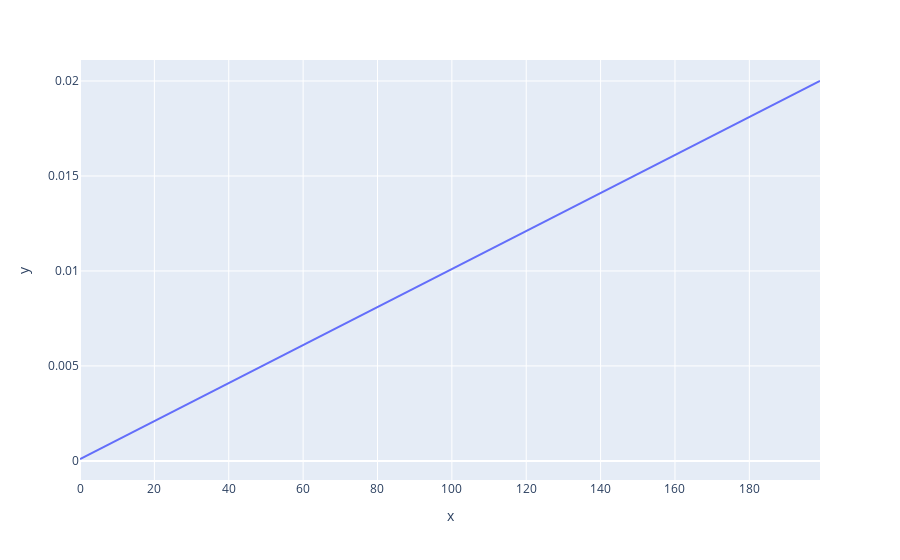

Source (notebook cell):
### Code cell
def linear_schedule(max_steps: int, min_noise: float = 0.0001, max_noise: float = 0.02) -> torch.Tensor:
    '''
    Return the forward process variances as in the paper.

    max_steps: total number of steps of noise addition
    out: shape (step=max_steps, ) the amount of noise at each step
    '''
    betas = torch.linspace(min_noise, max_noise, max_steps)
    return betas

if MAIN:
    betas = linear_schedule(max_steps=200)

    '''Plot the betas on the x axis'''
    fig = px.line(x=torch.arange(len(betas)), y=betas)

    fig.show()

### Figure 1 — Plotly figure (JSON) as saved in the notebook; plotly's stock layout.template omitted (floating-point values rounded to 4 significant figures; data arrays with more than 128 entries replaced by an {"elided": "..."} marker saying what was removed)
{"data": [{"hovertemplate": "x=%{x}<br>y=%{y}<extra></extra>", "legendgroup": "", "line": {"color": "#636efa", "dash": "solid"}, "marker": {"symbol": "circle"}, "mode": "lines", "name": "", "orientation": "v", "showlegend": false, "type": "scatter", "x": {"elided": "200 int values"}, "xaxis": "x", "y": {"elided": "200 float values"}, "yaxis": "y"}], "layout": {"legend": {"tracegroupgap": 0}, "margin": {"t": 60}, "xaxis": {"anchor": "y", "domain": [0, 1], "title": {"text": "x"}}, "yaxis": {"anchor": "x", "domain": [0, 1], "title": {"text": "y"}}}}
